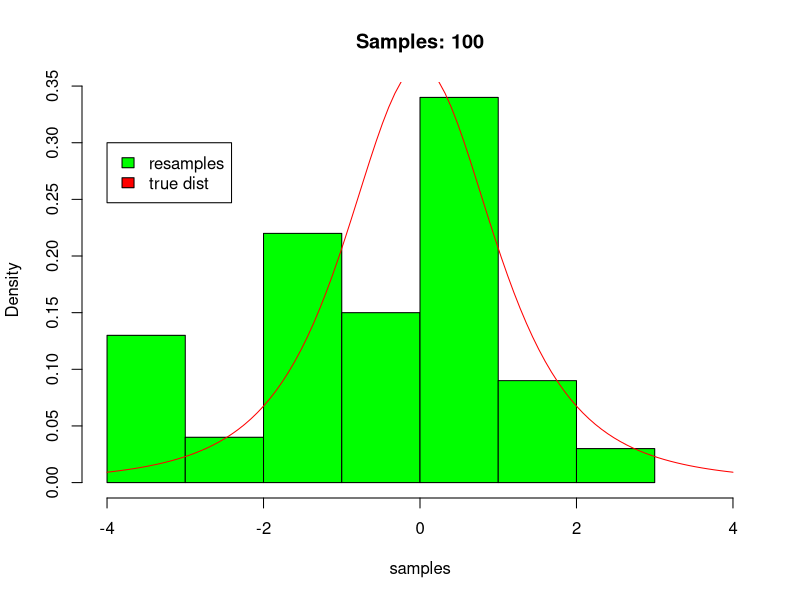
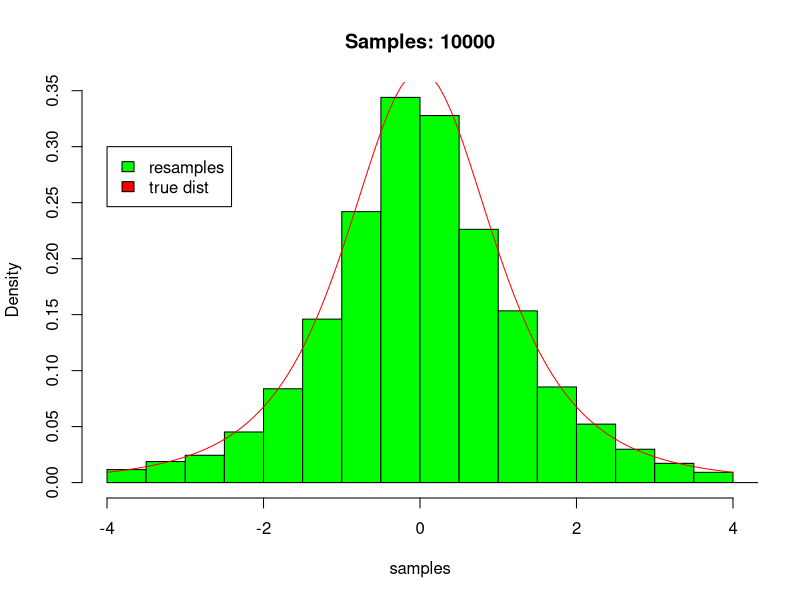

Write R code to recreate these figures, in order.
m = 10000
n = 4

deg_free = n-1
prop_dist = dnorm
prop_dist_sampler = rnorm
target_dist = function(m){
    return(dt(m, df=deg_free))
}

# Using importance resampling draw n samples from p(theta|data) = t_3(theta) 

get_resamples = function(m, prop_dist, prop_dist_sampler, target_dist){
    # first draw m samples from proposal dist
    prop_samps <- prop_dist_sampler(m)
    dim(prop_samps) <- c(m,1)

    # next compute weights
    weights <- target_dist(prop_samps)/ prop_dist(prop_samps) 

    # normalize weights
    sum = colSums(weights)
    norm_weights = weights/sum

    # re-sample originals from the dist defined by the normalized weights
    resamples = sample(prop_samps, m, prob=norm_weights, replace=TRUE)
    dim(resamples) <- c(m,1)
    return(data.frame(resamples, prop_samps, weights, norm_weights))
}

plot_true_dist_hist = function(samples, true_dist, m=100){

    # Make histogram
    hist(samples, prob=TRUE, xlim=c(-4, 4), col="green", main=paste("Samples:",toString(m), sep=" "))

    # hist(samples, prob=TRUE, xlim=c(-4, 4), col="green", main="Samples: 100")
    curve(true_dist(x), from=-4, to=4, add=TRUE, col="red")
    legend(-4, .3, legend=c("resamples", "true dist"), fill=c("green", "red"))
}
png("plots/resample_m100.png")
resamples = get_resamples(100, prop_dist, prop_dist_sampler, target_dist)
plot_true_dist_hist(resamples$resamples, target_dist, m=100)

png("plots/resample_m10000.png")
resamples = get_resamples(10000, prop_dist, prop_dist_sampler, target_dist)
plot_true_dist_hist(resamples$resamples, target_dist, m=10000)

# estimate E[theta|data]
m = 100
rs = get_resamples(m, prop_dist, prop_dist_sampler, target_dist)
mu_hat = (rs$prop_samps %*% rs$norm_weights)/m
mu_hat2 = mean(rs$resamples)
print("mu: 0")
print(paste("m=100: mu_hat", toString(mu_hat)))
print(paste("m=100: mu_hat2", toString(mu_hat2)))

m = 10000
rs = get_resamples(m, prop_dist, prop_dist_sampler, target_dist)
mu_hat = (rs$prop_samps %*% rs$norm_weights)/m
mu_hat2 = mean(rs$resamples)
print(paste("m=10000: mu_hat", toString(mu_hat)))
print(paste("m=10000: mu_hat2", toString(mu_hat2)))
